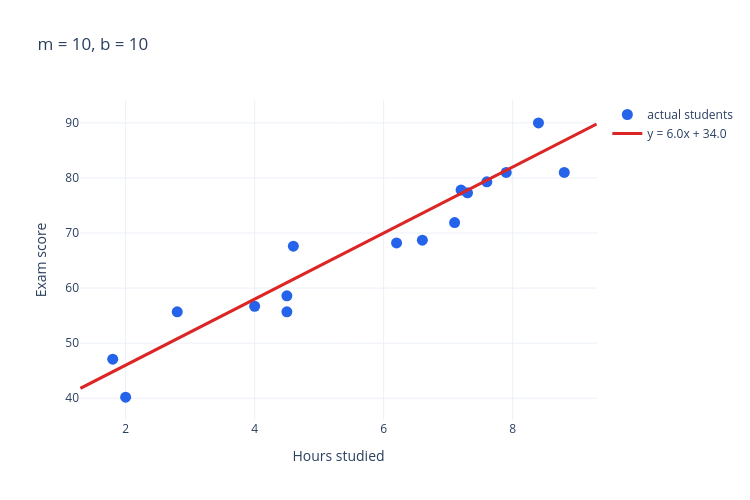

The cell this chart's notebook holds for it:
### Markdown cell above
> ### 💭 Think about it
>
> - What's wrong with this line?

### Code cell
plot_line_over_data(scores_1d, slope=6, intercept=34, title="m = 10, b = 10").show()

### Figure 1 — Plotly figure (JSON) as saved in the notebook; plotly's stock layout.template omitted (floating-point values rounded to 4 significant figures)
{"data": [{"hovertemplate": "Hours: %{x}<br>Score: %{y}<extra></extra>", "marker": {"color": "#2563eb", "size": 11}, "mode": "markers", "name": "actual students", "type": "scatter", "x": [1.8, 2, 2.8, 4, 4.5, 4.5, 4.6, 6.2, 6.6, 7.1, 7.2, 7.3, 7.6, 7.9, 8.4, 8.8], "y": [47.1, 40.2, 55.7, 56.7, 58.6, 55.7, 67.6, 68.2, 68.7, 71.9, 77.8, 77.3, 79.3, 81, 90, 81]}, {"line": {"color": "#dc2626", "width": 3}, "mode": "lines", "name": "y = 6.0x + 34.0", "type": "scatter", "x": [1.3, 1.463, 1.627, 1.79, 1.953, 2.116, 2.28, 2.443, 2.606, 2.769, 2.933, 3.096, 3.259, 3.422, 3.586, 3.749, 3.912, 4.076, 4.239, 4.402, 4.565, 4.729, 4.892, 5.055, 5.218, 5.382, 5.545, 5.708, 5.871, 6.035, 6.198, 6.361, 6.524, 6.688, 6.851, 7.014, 7.178, 7.341, 7.504, 7.667, 7.831, 7.994, 8.157, 8.32, 8.484, 8.647, 8.81, 8.973, 9.137, 9.3], "y": [41.8, 42.78, 43.76, 44.74, 45.72, 46.7, 47.68, 48.66, 49.64, 50.62, 51.6, 52.58, 53.56, 54.53, 55.51, 56.49, 57.47, 58.45, 59.43, 60.41, 61.39, 62.37, 63.35, 64.33, 65.31, 66.29, 67.27, 68.25, 69.23, 70.21, 71.19, 72.17, 73.15, 74.13, 75.11, 76.09, 77.07, 78.04, 79.02, 80.0, 80.98, 81.96, 82.94, 83.92, 84.9, 85.88, 86.86, 87.84, 88.82, 89.8]}], "layout": {"height": 500, "title": {"text": "m = 10, b = 10"}, "width": 750, "xaxis": {"title": {"text": "Hours studied"}}, "yaxis": {"title": {"text": "Exam score"}}}}
